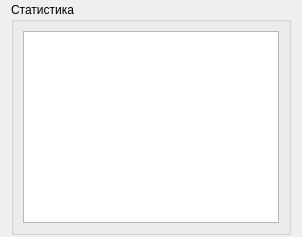
<?xml version="1.0" encoding="UTF-8"?>
<ui version="4.0">
 <class>widgetInstrumentController</class>
 <widget class="QWidget" name="widgetInstrumentController">
  <property name="geometry">
   <rect>
    <x>0</x>
    <y>0</y>
    <width>153</width>
    <height>54</height>
   </rect>
  </property>
  <property name="sizePolicy">
   <sizepolicy hsizetype="Minimum" vsizetype="Minimum">
    <horstretch>0</horstretch>
    <verstretch>0</verstretch>
   </sizepolicy>
  </property>
  <property name="windowTitle">
   <string/>
  </property>
  <layout class="QVBoxLayout" name="verticalLayout">
   <property name="sizeConstraint">
    <enum>QLayout::SetMinimumSize</enum>
   </property>
   <property name="topMargin">
    <number>2</number>
   </property>
   <property name="bottomMargin">
    <number>2</number>
   </property>
   <item>
    <widget class="QGroupBox" name="grpStat">
     <property name="sizePolicy">
      <sizepolicy hsizetype="Minimum" vsizetype="Minimum">
       <horstretch>0</horstretch>
       <verstretch>0</verstretch>
      </sizepolicy>
     </property>
     <property name="title">
      <string>Статистика</string>
     </property>
     <layout class="QVBoxLayout" name="verticalLayout_2">
      <item>
       <widget class="QPlainTextEdit" name="texteditStat">
        <property name="readOnly">
         <bool>true</bool>
        </property>
       </widget>
      </item>
     </layout>
    </widget>
   </item>
  </layout>
 </widget>
 <resources/>
 <connections/>
</ui>
